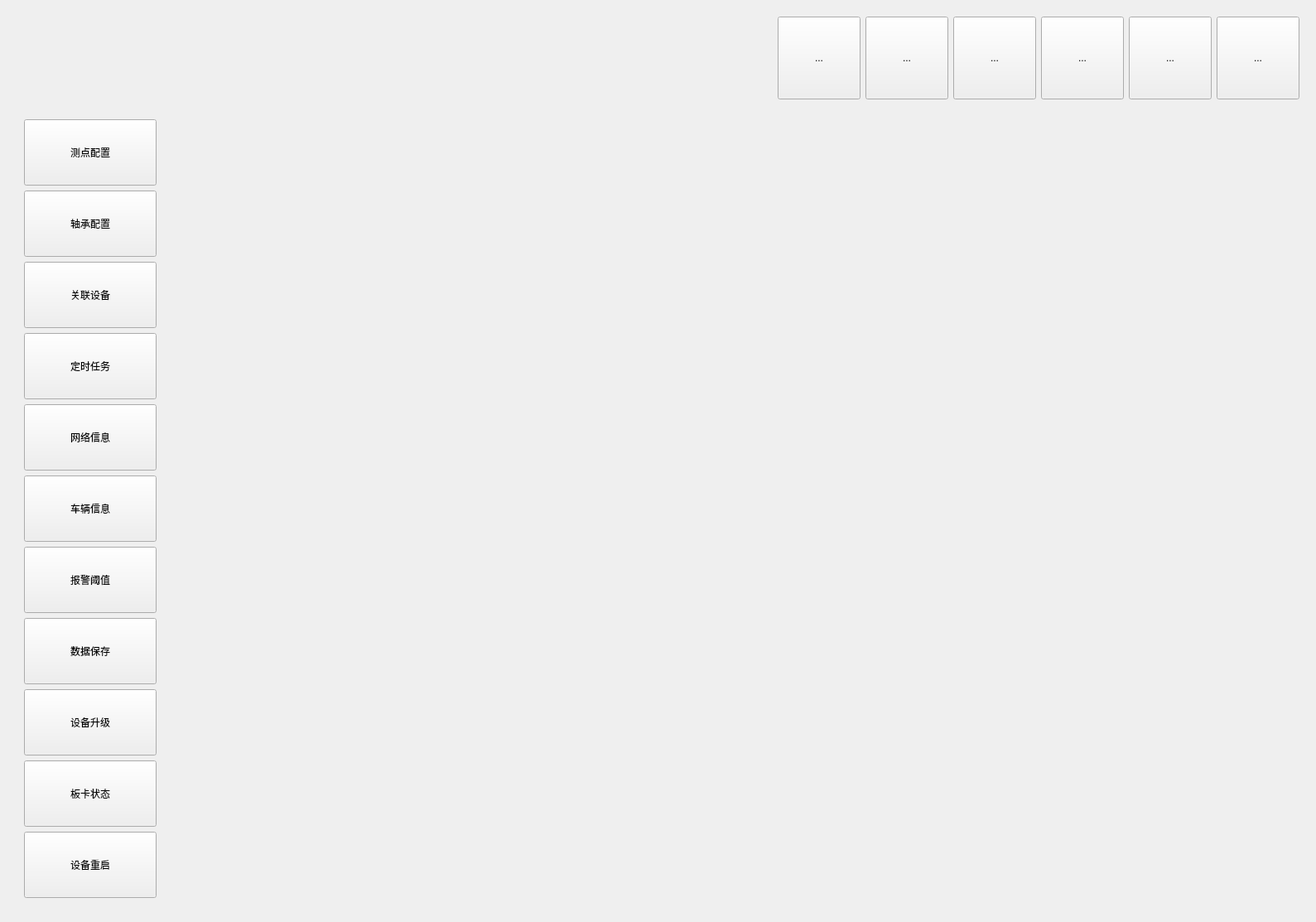
<?xml version="1.0" encoding="UTF-8"?>
<ui version="4.0">
 <class>FrmRMConfig</class>
 <widget class="QWidget" name="FrmRMConfig">
  <property name="geometry">
   <rect>
    <x>0</x>
    <y>0</y>
    <width>1589</width>
    <height>1029</height>
   </rect>
  </property>
  <property name="windowTitle">
   <string>Form</string>
  </property>
  <layout class="QGridLayout" name="gridLayout_2">
   <property name="sizeConstraint">
    <enum>QLayout::SetDefaultConstraint</enum>
   </property>
   <item row="0" column="0">
    <widget class="QWidget" name="widget_wagon" native="true">
     <layout class="QHBoxLayout" name="horizontalLayout">
      <item>
       <spacer name="horizontalSpacer">
        <property name="orientation">
         <enum>Qt::Horizontal</enum>
        </property>
        <property name="sizeHint" stdset="0">
         <size>
          <width>40</width>
          <height>20</height>
         </size>
        </property>
       </spacer>
      </item>
      <item>
       <widget class="QToolButton" name="toolButton_11">
        <property name="minimumSize">
         <size>
          <width>100</width>
          <height>100</height>
         </size>
        </property>
        <property name="text">
         <string>...</string>
        </property>
       </widget>
      </item>
      <item>
       <widget class="QToolButton" name="toolButton_12">
        <property name="sizePolicy">
         <sizepolicy hsizetype="Fixed" vsizetype="Fixed">
          <horstretch>0</horstretch>
          <verstretch>0</verstretch>
         </sizepolicy>
        </property>
        <property name="minimumSize">
         <size>
          <width>100</width>
          <height>100</height>
         </size>
        </property>
        <property name="text">
         <string>...</string>
        </property>
       </widget>
      </item>
      <item>
       <widget class="QToolButton" name="toolButton_13">
        <property name="minimumSize">
         <size>
          <width>100</width>
          <height>100</height>
         </size>
        </property>
        <property name="text">
         <string>...</string>
        </property>
       </widget>
      </item>
      <item>
       <widget class="QToolButton" name="toolButton_14">
        <property name="minimumSize">
         <size>
          <width>100</width>
          <height>100</height>
         </size>
        </property>
        <property name="text">
         <string>...</string>
        </property>
       </widget>
      </item>
      <item>
       <widget class="QToolButton" name="toolButton_15">
        <property name="minimumSize">
         <size>
          <width>100</width>
          <height>100</height>
         </size>
        </property>
        <property name="text">
         <string>...</string>
        </property>
       </widget>
      </item>
      <item>
       <widget class="QToolButton" name="toolButton_16">
        <property name="minimumSize">
         <size>
          <width>100</width>
          <height>100</height>
         </size>
        </property>
        <property name="text">
         <string>...</string>
        </property>
       </widget>
      </item>
     </layout>
    </widget>
   </item>
   <item row="1" column="0">
    <widget class="QWidget" name="widget_2" native="true">
     <layout class="QGridLayout" name="gridLayout">
      <item row="0" column="0" rowspan="2">
       <widget class="QWidget" name="widget_function" native="true">
        <layout class="QVBoxLayout" name="verticalLayout_2">
         <property name="topMargin">
          <number>0</number>
         </property>
         <item>
          <widget class="QToolButton" name="tbtn_measurePoint">
           <property name="minimumSize">
            <size>
             <width>160</width>
             <height>80</height>
            </size>
           </property>
           <property name="text">
            <string>测点配置</string>
           </property>
          </widget>
         </item>
         <item>
          <widget class="QToolButton" name="tbtn_bearing">
           <property name="minimumSize">
            <size>
             <width>160</width>
             <height>80</height>
            </size>
           </property>
           <property name="text">
            <string>轴承配置</string>
           </property>
          </widget>
         </item>
         <item>
          <widget class="QToolButton" name="tbtn_association">
           <property name="minimumSize">
            <size>
             <width>160</width>
             <height>80</height>
            </size>
           </property>
           <property name="text">
            <string>关联设备</string>
           </property>
          </widget>
         </item>
         <item>
          <widget class="QToolButton" name="tbtn_timertask">
           <property name="minimumSize">
            <size>
             <width>160</width>
             <height>80</height>
            </size>
           </property>
           <property name="text">
            <string>定时任务</string>
           </property>
          </widget>
         </item>
         <item>
          <widget class="QToolButton" name="tbtn_network">
           <property name="minimumSize">
            <size>
             <width>160</width>
             <height>80</height>
            </size>
           </property>
           <property name="text">
            <string>网络信息</string>
           </property>
          </widget>
         </item>
         <item>
          <widget class="QToolButton" name="tbtn_carinfo">
           <property name="minimumSize">
            <size>
             <width>160</width>
             <height>80</height>
            </size>
           </property>
           <property name="text">
            <string>车辆信息</string>
           </property>
          </widget>
         </item>
         <item>
          <widget class="QToolButton" name="tbtn_alarmlimit">
           <property name="minimumSize">
            <size>
             <width>160</width>
             <height>80</height>
            </size>
           </property>
           <property name="text">
            <string>报警阈值</string>
           </property>
          </widget>
         </item>
         <item>
          <widget class="QToolButton" name="tbtn_datasave">
           <property name="minimumSize">
            <size>
             <width>160</width>
             <height>80</height>
            </size>
           </property>
           <property name="text">
            <string>数据保存</string>
           </property>
          </widget>
         </item>
         <item>
          <widget class="QToolButton" name="tbtn_APPUpdate">
           <property name="minimumSize">
            <size>
             <width>160</width>
             <height>80</height>
            </size>
           </property>
           <property name="text">
            <string>设备升级</string>
           </property>
          </widget>
         </item>
         <item>
          <widget class="QToolButton" name="tbtn_boardstate">
           <property name="minimumSize">
            <size>
             <width>160</width>
             <height>80</height>
            </size>
           </property>
           <property name="text">
            <string>板卡状态</string>
           </property>
          </widget>
         </item>
         <item>
          <widget class="QToolButton" name="tbtn_devicereboot">
           <property name="minimumSize">
            <size>
             <width>160</width>
             <height>80</height>
            </size>
           </property>
           <property name="text">
            <string>设备重启</string>
           </property>
          </widget>
         </item>
         <item>
          <spacer name="verticalSpacer">
           <property name="orientation">
            <enum>Qt::Vertical</enum>
           </property>
           <property name="sizeHint" stdset="0">
            <size>
             <width>20</width>
             <height>40</height>
            </size>
           </property>
          </spacer>
         </item>
        </layout>
       </widget>
      </item>
      <item row="0" column="1">
       <widget class="QStackedWidget" name="stackedWidget">
        <property name="currentIndex">
         <number>-1</number>
        </property>
       </widget>
      </item>
     </layout>
    </widget>
   </item>
  </layout>
 </widget>
 <resources/>
 <connections/>
</ui>
